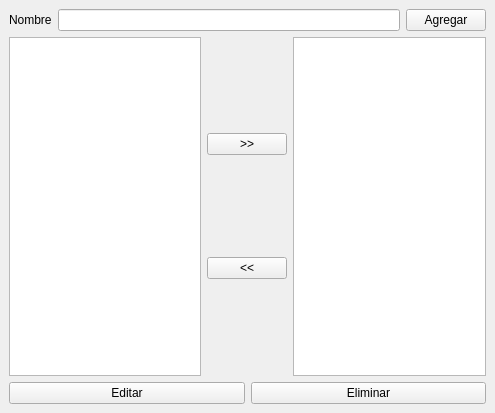
<?xml version="1.0" encoding="UTF-8"?>
<ui version="4.0">
 <class>MainWindow</class>
 <widget class="QMainWindow" name="MainWindow">
  <property name="geometry">
   <rect>
    <x>0</x>
    <y>0</y>
    <width>495</width>
    <height>413</height>
   </rect>
  </property>
  <property name="windowTitle">
   <string>MainWindow</string>
  </property>
  <widget class="QWidget" name="centralwidget">
   <layout class="QVBoxLayout" name="verticalLayout">
    <item>
     <layout class="QHBoxLayout" name="horizontalLayout">
      <item>
       <widget class="QLabel" name="label">
        <property name="text">
         <string>Nombre</string>
        </property>
       </widget>
      </item>
      <item>
       <widget class="QLineEdit" name="nombre"/>
      </item>
      <item>
       <widget class="QPushButton" name="agregar">
        <property name="text">
         <string>Agregar</string>
        </property>
       </widget>
      </item>
     </layout>
    </item>
    <item>
     <layout class="QHBoxLayout" name="horizontalLayout_2">
      <item>
       <widget class="QListWidget" name="lista1"/>
      </item>
      <item>
       <layout class="QVBoxLayout" name="verticalLayout_2">
        <item>
         <widget class="QPushButton" name="derecha">
          <property name="text">
           <string>&gt;&gt;</string>
          </property>
         </widget>
        </item>
        <item>
         <widget class="QPushButton" name="izquierda">
          <property name="text">
           <string>&lt;&lt;</string>
          </property>
         </widget>
        </item>
       </layout>
      </item>
      <item>
       <widget class="QListWidget" name="lista2"/>
      </item>
     </layout>
    </item>
    <item>
     <layout class="QHBoxLayout" name="horizontalLayout_3">
      <item>
       <widget class="QPushButton" name="pushButton_5">
        <property name="text">
         <string>Editar</string>
        </property>
       </widget>
      </item>
      <item>
       <widget class="QPushButton" name="pushButton_4">
        <property name="text">
         <string>Eliminar</string>
        </property>
       </widget>
      </item>
     </layout>
    </item>
   </layout>
  </widget>
 </widget>
 <resources/>
 <connections/>
</ui>
